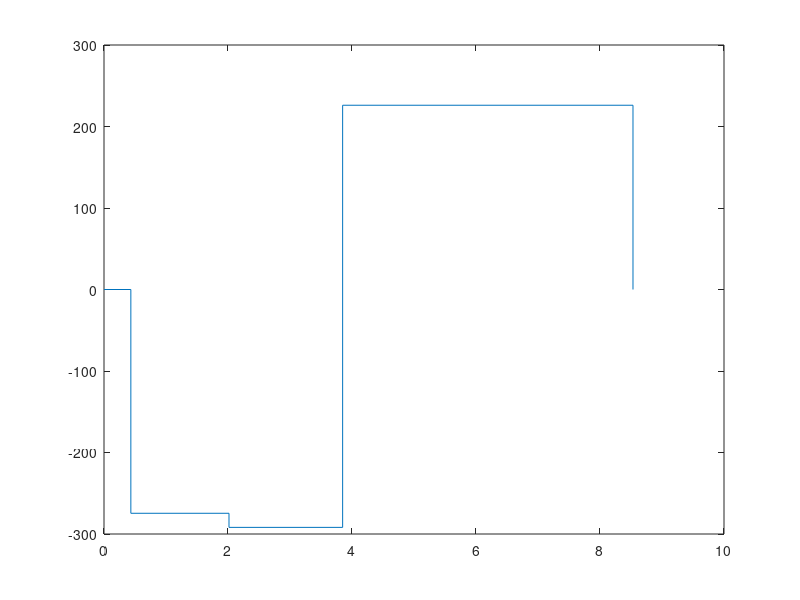
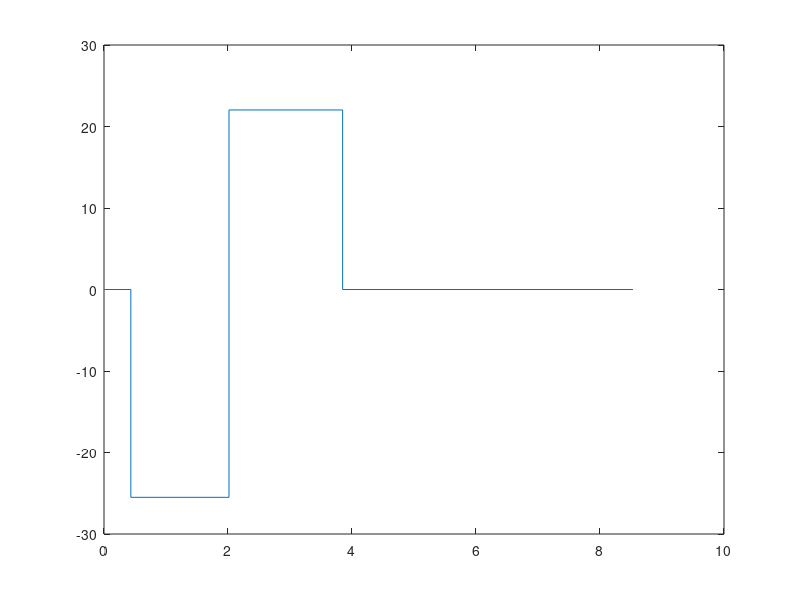
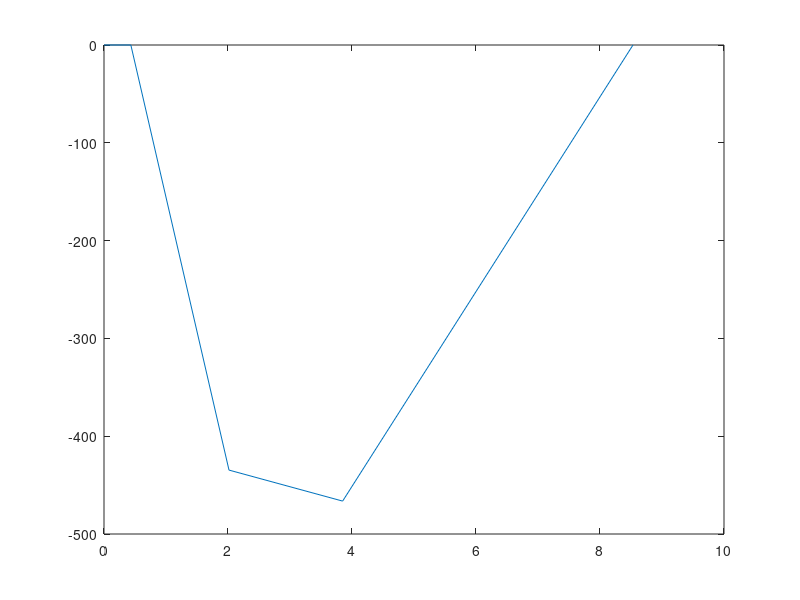
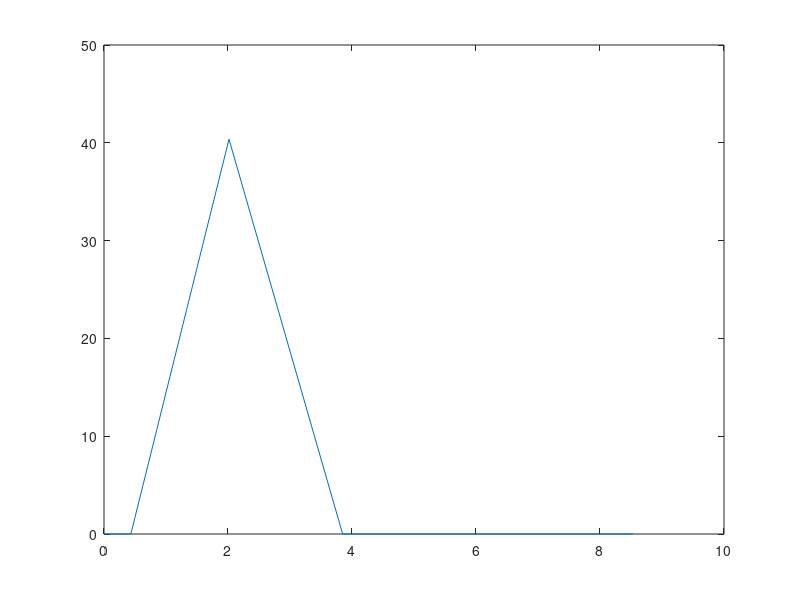

These figures' MATLAB source, in order: (Note: this script raises an error after producing the figures.)
clear, clc
%% Properties
D_G2 = 19.5; D_P3 = 4.5; D_G4 = D_G2; D_P5 = D_P3; %Diameters of gears and pinions (inches)
Sut = 68000; %Tensile Strength of 1020 CD Steel (psi)
Sy = 57000; %Yield Strength of 1020 CD Steel (psi)
Se = 34000; %Endurance Limit of 1020 CD Steel (psi) * Assume Se = Se'
%% Input Shaft
% Lengths
L1i = 0.866; L2i = 1.3; L3i = 0.866; L4i = 4;
L1fi = 0.5; L2fi = 0.75; L3fi = 0.25;
LengthISZ = [0; L1i/2; L1i/2; L1i+L1fi+L2i/2; L1i+L1fi+L2i/2; L1i+L1fi+L2i+L2fi+L3i/2; L1i+L1fi+L2i+L2fi+L3i/2; L1i+L1fi+L2i+L2fi+L3i+L3fi+L4i];
LengthISY = [0; L1i/2; L1i/2; L1i+L1fi+L2i/2; L1i+L1fi+L2i/2; L1i+L1fi+L2i+L2fi+L3i/2; L1i+L1fi+L2i+L2fi+L3i/2; L1i+L1fi+L2i+L2fi+L3i+L3fi+L4i; L1i+L1fi+L2i+L2fi+L3i+L3fi+L4i];
LengthIMZ = [0; LengthISY(2); LengthISY(4); LengthISY(6); LengthISY(8)];
LengthIMY = [0; LengthISZ(2); LengthISZ(4); LengthISZ(7); LengthISZ(8)];
LengthIT = [0; LengthISZ(4); LengthISZ(4); LengthISZ(end); LengthISZ(end)];
% Forces 
Wt2 = 47.53; Wr2 = 17.3;
Lat = 260; Tor = 38.6;
Ray = 274.57; Raz = 25.5;
Rby = 517.96; Rbz = 22.023;
ShearFYI = [0; 0; -Ray; -Ray; -Ray-Wr2; -Ray-Wr2; -Ray-Wr2+Rby; -Ray-Wr2+Rby; 0];
ShearFZI = [0; 0; -Raz; -Raz; -Raz+Wt2; -Raz+Wt2; 0; 0];
% Moments/Torques
MomentIZ = [0; 0; -Ray*(LengthISY(4)-LengthISY(3)); -Ray*(LengthISY(4)-LengthISY(3))-Wr2*(LengthISY(6)-LengthISY(5)); 0];
MomentIY = [0; 0; Raz*(LengthISZ(4)-LengthISZ(3)); 0; 0];
TorqueI = [0; 0; -D_G2*Wt2; -D_G2*Wt2; 0];
% Plots
figure(1)
plot(LengthISY,ShearFYI)
figure(2)
plot(LengthISZ, ShearFZI)
figure(3)
plot(LengthIMZ, MomentIZ)
figure(4)
plot(LengthIMY, MomentIY)
figure(5)
plot(LengthIT, TorqueI)
% Diameters of Input Shaft
d1i = 2.82; %in
d2i = d1i*1.2; d4i = d2i; %in * fixed ratio between diameters
d3i = d2i*1.2; %in
Rfi = d1/10; %in * fixed ratio between diameters 1-2, 2-3, amd 3-4
%% Intermediate Shaft
% Lengths
L1m = 0.394; L2m = 0.1; L3m = 4; Lf = 0.75;
LengthMS = [0; L1m/2; L1m/2; L1m+Lf+L2m/2; L1m+Lf+L2m/2; L1m+Lf+L2m+L3m+L2m/2; L1m+Lf+L2m+L3m+L2m/2; L1m+Lf+L2m+L3m+L2m+Lf+L1m/2; L1m+Lf+L2m+L3m+L2m+Lf+L1m/2; L1m+Lf+L2m+L3m+L2m+Lf+L1m];
LengthMM = [0; LengthMS(2); LengthMS(4); LengthMS(6); LengthMS(8); LengthMS(10)];
LengthMT = [0; LengthMS(4); LengthMS(4); LengthMS(6); LengthMS(6); LengthMS(end)];
% Forces
Wr3 = 17.3; Wt3 = 47.53; Wr4 = 3.99; Wt4 = 10.97;
Ryc = 15.1224; Ryd = 6.1676; Rzc = 37.5952; Rzd = 1.3992;
ShearFYM = [0; 0; Ryd; Ryd; Ryd-Wr4; Ryd-Wr4; -Ryc; -Ryc; 0; 0];
ShearFZM = [0; 0; Rzd; Rzd; Rzd-Wt4; Rzd-Wt4; Wt3; Wt3; 0; 0];
% Moments/ Torque
MomentMZ = [0; 0; ShearFYM(3)*(LengthMS(4)-LengthMS(3)); ShearFYM(3)*(LengthMS(4)-LengthMS(3))+ShearFYM(5)*(LengthMS(6)-LengthMS(5)); 0; 0];
MomentMY = [0; 0; -ShearFZM(3)*(LengthMS(4)-LengthMS(3)); -ShearFZM(3)*(LengthMS(4)-LengthMS(3))+ShearFZM(5)*(LengthMS(6)-LengthMS(5)); 0; 0];
TorqueM = [0; 0; Wt3*D_P3; Wt3*D_P3; 0; 0];
% Plots
figure(6)
plot(LengthMS, ShearFYM)
figure(7)
plot(LengthMS, ShearFZM)
figure(8)
plot(LengthMM, MomentMZ)
figure(9)
plot(LengthMM, MomentMY)
figure(10)
plot(LengthMT, TorqueM)
% Diameters for Intermediate Shaft
dim = 0.45; d5m = d1m; %in * diameter slightly increased for improving fatigue and yielding safety factors
d2m = d1m*1.2; d4m = d2m; %in * fixed ratio between diameters
d3m = d2m*1.2; %in
%% Output Shaft
% Lengths
L1o = 2; L1fo = 0.25; L2o = 0.43; L2fo = 0.75; L3o = 0.55; L3fo = 0.5; L4o = 0.43;
LengthOS = [0; L1o+L1fo+L2o/2; L1o+L1fo+L2o/2; L1o+L1fo+L2o+L2fo+L3o/2; L1o+L1fo+L2o+L2fo+L3o/2; L1o+L1fo+L2o+L2fo+L3o+L3fo+L4o/2; L1o+L1fo+L2o+L2fo+L3o+L3fo+L4o/2; L1o+L1fo+L2o+L2fo+L3o+L3fo+L4o];
LengthOM = [0; LengthOS(2); LengthOS(4); LengthOS(7); LengthOS(8)];
LengthOT = [0; 0; LengthOS(4); LengthOS(4); LengthOS(end)];
% Forces
Wr5 = 3.99; Wt5 = 10.97;
Rye = 1.995; Ryf = 1.995; Rze = 5.48; Rzf = 5.48;
ShearFYO = [0; 0; Rye; Rye; -Ryf; -Ryf; 0; 0];
ShearFZO = [0; 0; -Rze; -Rze; Rzf; Rzf; 0; 0];
% Moments
MomentOZ = [0; 0; Rye*(LengthOM(4)-LengthOM(3)); 0; 0];
MomentOY = [0; 0; Rze*(LengthOM(4)-LengthOM(3)); 0; 0]; 
TorqueO = [0; D_P5*Wt5; D_P5*Wt5; 0; 0];
% Plots
figure(11)
plot(LengthOS, ShearFYO)
figure(12)
plot(LengthOS, ShearFZO)
figure(13)
plot(LengthOM, MomentOZ)
figure(14)
plot(LengthOM, MomentOY)
figure(15)
plot(LengthOT, TorqueO)
% Diameters of Outer Shaft
d2o = 3.33; d4o = d2o; % in
d3o = 3.52; %in
d1o = 3.097; %in